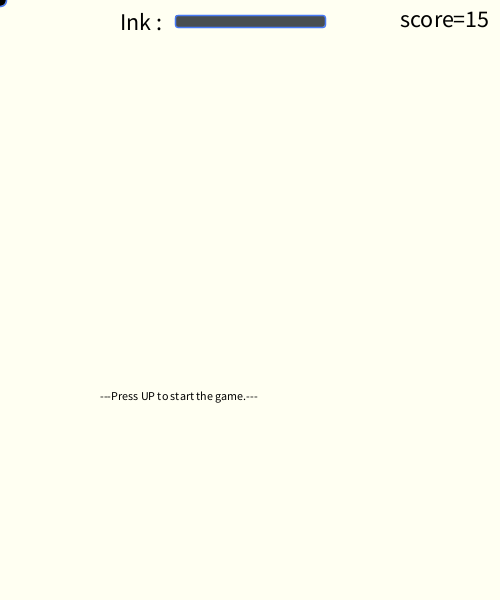
Frame 1 (no input)
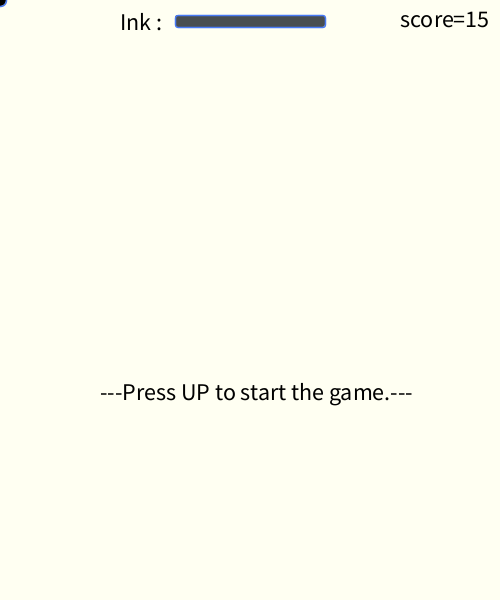
Frame 60 (the mouse pressed at the canvas centre just before this capture)
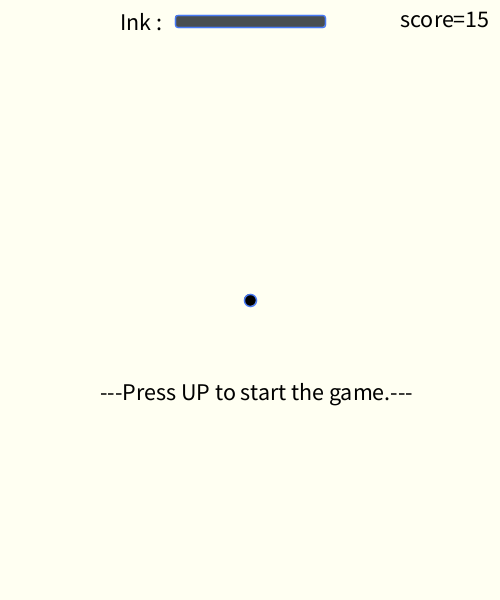
Frame 120 (the mouse held since frame 60 and released just before this capture)

The Processing sketch that drew these frames (run headless with seeded random() and noise(); from frame 60 on, the mouse is pressed at the canvas centre):

// Processing sketch: w13_1_map_
// ── w13_1_map_.pde
ArrayList<Curve> curves;//curves是一個 "放很多Curve的鏈結串列"
PGraphics map;
Curve curve;//宣告curve是一個Curve物件
NoLine zone;
Ball ball;
int points_size=0, score=0, final_score;//點的總數/吃星星的得分/最終分數
boolean playing=false, cleaning=false, moving=false;//控制開始/結束遊戲
float ink_size;//墨水量
void setup() {
  size(500, 600);
  map=createGraphics(500, 600);
  zone=new NoLine();
  ball=new Ball();
  curves=new ArrayList<Curve>();  //new方法 創造curves是一個"放很多Curve的鏈結串列"
}
class Ball {
  float x, y, vx=1, vy=-1;
  void setting(float x1, float y1) {
    x=x1;
    y=y1;
  }
  void collision() {
    map.loadPixels();
    if (x>0&&y>0&&x<478&&y<578) {
      color pcolor=map.pixels[int(x+(y+20)*500) ];
      if (blue(pcolor)<red(pcolor)) {
      } else {
        println("//////",int(x+(y+20)*500),"//////");
        x+=vx;
         y+=vy;
         vy+=0.98/6;
      }
      println("**", x, "--ball--", y, "**");
    } else {
      println("Game Over.");
    }
    map.updatePixels();
  }
}
void draw() {
  strokeWeight(1.5);
  background(#FFFFF2);
  fill (0, 0, 0);
  stroke(#487AF5); //框線顏色
  ellipse(mouseX, mouseY, 12, 12); //劃一個圓，座標(mouseＸ,mouseY)，半徑為12*12
  if (keyPressed) {
    background(255, 255, 255);
    image(map, 0, 0);
  }
  if (!playing)text("---Press UP to start the game.---", 100, 400);
  if (playing) {
    stroke(0, 0, 0);
    fill(#E86817);
    ellipse(ball.x, ball.y, 40, 40);
    if (moving) {
      ball.collision();
    } else {
      ball.setting(40, 40);//球的初始位置
    }
    zone.CantDrawZone(100, 200, 250, 322);//設定不可畫的範圍
    zone.CantDrawZone(200, 50, 250, 422);//設定不可畫的範圍
    for (Curve c : curves) {//for-each循環，設置c為第一個curves、第二個、第三個...從頭跑到尾???
      stroke(#0000FF);
      fill(#0000FF);
      c.draw();//畫線//對於每一個線段curve都把他畫出來
    }
  }
  Ink();
}
void cleanLines() {
  for(int i=0;i<500*600;i++){//清除map中的線
    color clean=color(0,0,0);
    map.pixels[i]=clean;
  }
  for (int i = curves.size() - 1; i >= 0; i--) {
    if (cleaning) {
      for (int j = curve.pts.size() - 1; j >= 0; j--) {
        curve.pts.remove(j);
      }
      curves.remove(i);
    }
    points_size=0;
    ink_size=150;//恢復墨水量
    final_score=0;//總分重算
    score=0;//清空 吃星星的得分
  }
}
void keyPressed() {
  if (keyCode==UP)playing=true;//按 鍵盤上鍵 開始遊戲
  if (keyCode==RIGHT)moving=true;//右鍵 球開始動
  if (keyCode==DOWN) {
    cleaning=true;//按 下鍵 清除鍵
    cleanLines();
  }
}

// ── Curve.pde
class Curve {//先定義一個物件Curve，Curve裡面有很多
  ArrayList<PVector>pts;//pts 是 放向量的鏈結串列
  Curve() {///在class面呼叫自己 >>>建構子:一開始就會做的事
    pts=new ArrayList<PVector>();//一開始先 創建向量pts
  }
  void draw() {//畫線
    for (int i=0; i<pts.size()-1; i++) {
      map.beginDraw();
      map.stroke(#FF0000);
      map.strokeWeight(2);
      map.fill(#FF0000);
      map.line(pts.get(i).x, pts.get(i).y, pts.get(i+1).x, pts.get(i+1).y);//第i個與i+1個連成線
      map.endDraw();
      
      stroke(#0000FF);
      fill(#0000FF);
      line(pts.get(i).x, pts.get(i).y, pts.get(i+1).x, pts.get(i+1).y);//第i個與i+1個連成線
    }
  }
  void addPoint(float x, float y) {///儲存向量的方法
    PVector pt=new PVector(x, y);//創建一個向量pt(x,y)
    pts.add(pt);//存入pts裡
  }
}

class NoLine {
  void CantDrawZone(int x1, int y1, int x2, int y2) {
    fill(#FFE5E5);
    rect(x1, y1, x2-x1, y2-y1, 6);//標記不可畫的範圍
  }
  void DrawAndNotDraw(int x1, int y1, int x2, int y2) {
    if (mouseX>=x1&&mouseX<=x2&&mouseY>=y1&&mouseY<=y2) {//在不可畫的範圍外
      println("---------This Zone Can't Draw.---------");
      curve =new Curve();//創一個新的curve物件
      curves.add(curve);///把線段加入curves裡///每條線都收在curves鏈結串列之中
    } else {
      curve.addPoint(mouseX, mouseY);//把滑鼠點存入curve裡
      println(curves.size(), "--", curve.pts.size() );//輸出一行 就不用換行了
    }
  }
}

// ── Ink.pde
void Ink() {
  ink_size=150-( points_size )/8;
  textSize(24);
  fill(0, 0, 0);
  text("Ink :", 120, 30);
  if (ink_size>100) {///墨水量大於100時  顏色較深
    fill(#494E50);
    rect(175, 15, ink_size, 12, 3);
  } else if (ink_size>=60&&ink_size<=100) {//////墨水量100-50  顏色較深
    fill(#7F8689);
    rect(175, 15, ink_size, 12, 3);
  } else if (ink_size>0) {//////墨水量>0
    fill(#AFBBBF);
    rect(175, 15, ink_size, 12, 3);
  }
  final_score=score*10+int(ink_size/10);///初始有15分()墨水
  textSize(24);
  fill(0, 0, 0);
  if (final_score>=0)text("score="+final_score, 400, 27);//吃一顆星星+10分 總分45~0
  else text("score="+score*10, 400, 27);
}
